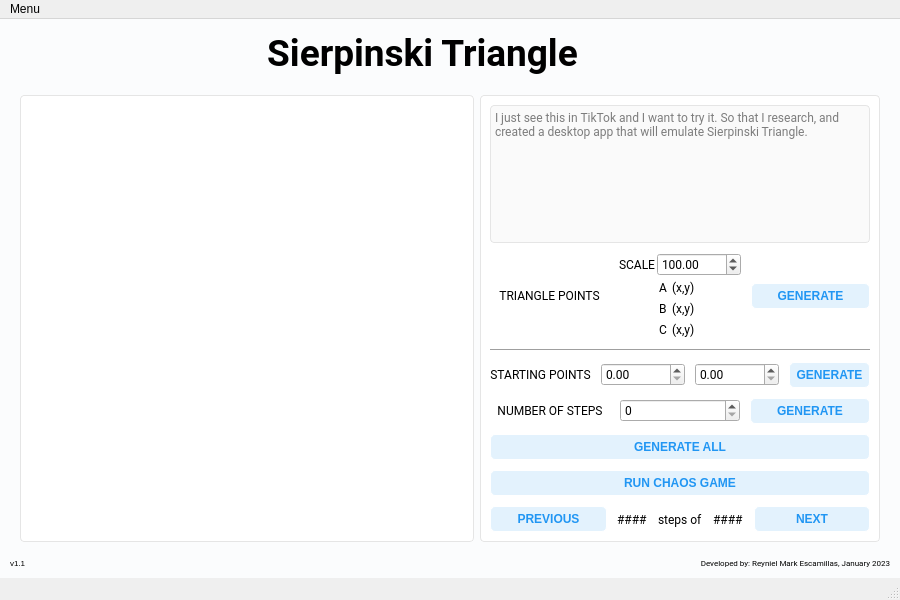
<?xml version="1.0" encoding="UTF-8"?>
<ui version="4.0">
 <class>MainWindow</class>
 <widget class="QMainWindow" name="MainWindow">
  <property name="geometry">
   <rect>
    <x>0</x>
    <y>0</y>
    <width>900</width>
    <height>600</height>
   </rect>
  </property>
  <property name="windowTitle">
   <string>MainWindow</string>
  </property>
  <widget class="QWidget" name="centralwidget">
   <property name="minimumSize">
    <size>
     <width>900</width>
     <height>0</height>
    </size>
   </property>
   <property name="styleSheet">
    <string notr="true">/**

MODERN UI

Blue-50    #E3F2FD
Blue-500  #2196F3

**/

/** DEFAULT BTN**/

QPushButton {
	border-radius:5%;
	padding:5%;
	font-weight:bold;
}

QPushButton  {

	color:#2196F3;
	background-color: #E3F2FD;
	border: 1px solid white;

}

QPushButton:pressed{

color: white;
background-color:#2196F3;
border: 1px solid #E3F2FD;

}</string>
   </property>
   <layout class="QVBoxLayout" name="verticalLayout" stretch="0">
    <property name="leftMargin">
     <number>0</number>
    </property>
    <property name="topMargin">
     <number>0</number>
    </property>
    <property name="rightMargin">
     <number>0</number>
    </property>
    <property name="bottomMargin">
     <number>0</number>
    </property>
    <item>
     <widget class="QWidget" name="main_widget" native="true">
      <property name="styleSheet">
       <string notr="true">QWidget#main_widget {
	 background-color: #FBFCFD
}
</string>
      </property>
      <layout class="QVBoxLayout" name="verticalLayout_4">
       <property name="leftMargin">
        <number>10</number>
       </property>
       <property name="topMargin">
        <number>10</number>
       </property>
       <property name="rightMargin">
        <number>10</number>
       </property>
       <property name="bottomMargin">
        <number>10</number>
       </property>
       <item>
        <layout class="QHBoxLayout" name="horizontalLayout_11">
         <property name="leftMargin">
          <number>0</number>
         </property>
         <property name="topMargin">
          <number>0</number>
         </property>
         <property name="rightMargin">
          <number>0</number>
         </property>
         <property name="bottomMargin">
          <number>0</number>
         </property>
         <item>
          <spacer name="horizontalSpacer_7">
           <property name="orientation">
            <enum>Qt::Horizontal</enum>
           </property>
           <property name="sizeHint" stdset="0">
            <size>
             <width>40</width>
             <height>20</height>
            </size>
           </property>
          </spacer>
         </item>
         <item>
          <widget class="QLabel" name="main_title">
           <property name="font">
            <font>
             <family>Roboto</family>
            </font>
           </property>
           <property name="text">
            <string>&lt;html&gt;&lt;head/&gt;&lt;body&gt;&lt;p align=&quot;center&quot;&gt;&lt;span style=&quot; font-size:28pt; font-weight:600;&quot;&gt;Sierpinski Triangle&lt;/span&gt;&lt;/p&gt;&lt;/body&gt;&lt;/html&gt;</string>
           </property>
          </widget>
         </item>
         <item>
          <widget class="QLabel" name="label_4">
           <property name="minimumSize">
            <size>
             <width>50</width>
             <height>50</height>
            </size>
           </property>
           <property name="maximumSize">
            <size>
             <width>50</width>
             <height>50</height>
            </size>
           </property>
           <property name="text">
            <string/>
           </property>
           <property name="pixmap">
            <pixmap>../images/Sierpinski_Triangle_Logo-nobg.png</pixmap>
           </property>
           <property name="scaledContents">
            <bool>true</bool>
           </property>
          </widget>
         </item>
         <item>
          <spacer name="horizontalSpacer_8">
           <property name="orientation">
            <enum>Qt::Horizontal</enum>
           </property>
           <property name="sizeHint" stdset="0">
            <size>
             <width>40</width>
             <height>20</height>
            </size>
           </property>
          </spacer>
         </item>
        </layout>
       </item>
       <item>
        <widget class="QWidget" name="widget" native="true">
         <property name="styleSheet">
          <string notr="true"/>
         </property>
         <layout class="QHBoxLayout" name="horizontalLayout" stretch="1,0">
          <property name="leftMargin">
           <number>10</number>
          </property>
          <property name="topMargin">
           <number>10</number>
          </property>
          <property name="rightMargin">
           <number>10</number>
          </property>
          <property name="bottomMargin">
           <number>10</number>
          </property>
          <item>
           <widget class="PlotWidget" name="graph_widget" native="true">
            <property name="minimumSize">
             <size>
              <width>400</width>
              <height>0</height>
             </size>
            </property>
            <property name="styleSheet">
             <string notr="true">QWidget#graph_widget {
     border: 1px solid #E5E5E5;
	border-radius: 4px;
	background-color: white
}

</string>
            </property>
           </widget>
          </item>
          <item>
           <widget class="QWidget" name="panel_widget" native="true">
            <property name="minimumSize">
             <size>
              <width>400</width>
              <height>0</height>
             </size>
            </property>
            <property name="styleSheet">
             <string notr="true">QWidget#panel_widget {

	 border: 1px solid #E5E5E5;
	border-radius: 4px;
	background-color: white
}
</string>
            </property>
            <layout class="QVBoxLayout" name="verticalLayout_2" stretch="1,0,0,0,0,0,0,0">
             <property name="spacing">
              <number>10</number>
             </property>
             <property name="leftMargin">
              <number>10</number>
             </property>
             <property name="topMargin">
              <number>10</number>
             </property>
             <property name="rightMargin">
              <number>10</number>
             </property>
             <property name="bottomMargin">
              <number>10</number>
             </property>
             <item>
              <widget class="QTextBrowser" name="status_browser">
               <property name="font">
                <font>
                 <family>Roboto</family>
                </font>
               </property>
               <property name="styleSheet">
                <string notr="true">QTextBrowser#status_browser{
border: 1px solid #E5E5E5;
	border-radius: 4px;
	background-color: #FAFAFA;
}</string>
               </property>
               <property name="placeholderText">
                <string>I just see this in TikTok and I want to try it. So that I research, and created a desktop app that will emulate Sierpinski Triangle.</string>
               </property>
              </widget>
             </item>
             <item>
              <layout class="QHBoxLayout" name="horizontalLayout_3" stretch="1,0,1">
               <item>
                <widget class="QLabel" name="label_5">
                 <property name="font">
                  <font>
                   <family>Roboto</family>
                  </font>
                 </property>
                 <property name="text">
                  <string>&lt;html&gt;&lt;head/&gt;&lt;body&gt;&lt;p align=&quot;center&quot;&gt;TRIANGLE POINTS&lt;/p&gt;&lt;/body&gt;&lt;/html&gt;</string>
                 </property>
                </widget>
               </item>
               <item>
                <layout class="QVBoxLayout" name="verticalLayout_3">
                 <property name="spacing">
                  <number>1</number>
                 </property>
                 <property name="topMargin">
                  <number>0</number>
                 </property>
                 <item>
                  <layout class="QHBoxLayout" name="horizontalLayout_8" stretch="0,1">
                   <property name="leftMargin">
                    <number>0</number>
                   </property>
                   <property name="topMargin">
                    <number>0</number>
                   </property>
                   <property name="rightMargin">
                    <number>0</number>
                   </property>
                   <property name="bottomMargin">
                    <number>0</number>
                   </property>
                   <item>
                    <widget class="QLabel" name="label">
                     <property name="font">
                      <font>
                       <family>Roboto</family>
                      </font>
                     </property>
                     <property name="text">
                      <string>SCALE</string>
                     </property>
                    </widget>
                   </item>
                   <item>
                    <widget class="QDoubleSpinBox" name="scale_num">
                     <property name="font">
                      <font>
                       <family>Roboto</family>
                      </font>
                     </property>
                     <property name="minimum">
                      <double>1.000000000000000</double>
                     </property>
                     <property name="maximum">
                      <double>1000000.000000000000000</double>
                     </property>
                     <property name="value">
                      <double>100.000000000000000</double>
                     </property>
                    </widget>
                   </item>
                  </layout>
                 </item>
                 <item>
                  <layout class="QHBoxLayout" name="horizontalLayout_6" stretch="0,0,1,0">
                   <property name="spacing">
                    <number>5</number>
                   </property>
                   <item>
                    <spacer name="horizontalSpacer">
                     <property name="orientation">
                      <enum>Qt::Horizontal</enum>
                     </property>
                     <property name="sizeHint" stdset="0">
                      <size>
                       <width>40</width>
                       <height>20</height>
                      </size>
                     </property>
                    </spacer>
                   </item>
                   <item>
                    <widget class="QLabel" name="label_6">
                     <property name="font">
                      <font>
                       <family>Roboto</family>
                      </font>
                     </property>
                     <property name="text">
                      <string>A</string>
                     </property>
                    </widget>
                   </item>
                   <item>
                    <widget class="QLabel" name="point_a">
                     <property name="font">
                      <font>
                       <family>Roboto</family>
                      </font>
                     </property>
                     <property name="text">
                      <string>(x,y)</string>
                     </property>
                    </widget>
                   </item>
                   <item>
                    <spacer name="horizontalSpacer_2">
                     <property name="orientation">
                      <enum>Qt::Horizontal</enum>
                     </property>
                     <property name="sizeHint" stdset="0">
                      <size>
                       <width>40</width>
                       <height>20</height>
                      </size>
                     </property>
                    </spacer>
                   </item>
                  </layout>
                 </item>
                 <item>
                  <layout class="QHBoxLayout" name="horizontalLayout_5" stretch="0,0,1,0">
                   <property name="spacing">
                    <number>5</number>
                   </property>
                   <item>
                    <spacer name="horizontalSpacer_3">
                     <property name="orientation">
                      <enum>Qt::Horizontal</enum>
                     </property>
                     <property name="sizeHint" stdset="0">
                      <size>
                       <width>40</width>
                       <height>20</height>
                      </size>
                     </property>
                    </spacer>
                   </item>
                   <item>
                    <widget class="QLabel" name="label_7">
                     <property name="font">
                      <font>
                       <family>Roboto</family>
                      </font>
                     </property>
                     <property name="text">
                      <string>B</string>
                     </property>
                    </widget>
                   </item>
                   <item>
                    <widget class="QLabel" name="point_b">
                     <property name="font">
                      <font>
                       <family>Roboto</family>
                      </font>
                     </property>
                     <property name="text">
                      <string>(x,y)</string>
                     </property>
                    </widget>
                   </item>
                   <item>
                    <spacer name="horizontalSpacer_4">
                     <property name="orientation">
                      <enum>Qt::Horizontal</enum>
                     </property>
                     <property name="sizeHint" stdset="0">
                      <size>
                       <width>40</width>
                       <height>20</height>
                      </size>
                     </property>
                    </spacer>
                   </item>
                  </layout>
                 </item>
                 <item>
                  <layout class="QHBoxLayout" name="horizontalLayout_4" stretch="0,0,1,0">
                   <property name="spacing">
                    <number>5</number>
                   </property>
                   <item>
                    <spacer name="horizontalSpacer_5">
                     <property name="orientation">
                      <enum>Qt::Horizontal</enum>
                     </property>
                     <property name="sizeHint" stdset="0">
                      <size>
                       <width>40</width>
                       <height>20</height>
                      </size>
                     </property>
                    </spacer>
                   </item>
                   <item>
                    <widget class="QLabel" name="label_8">
                     <property name="font">
                      <font>
                       <family>Roboto</family>
                      </font>
                     </property>
                     <property name="text">
                      <string>C</string>
                     </property>
                    </widget>
                   </item>
                   <item>
                    <widget class="QLabel" name="point_c">
                     <property name="font">
                      <font>
                       <family>Roboto</family>
                      </font>
                     </property>
                     <property name="text">
                      <string>(x,y)</string>
                     </property>
                    </widget>
                   </item>
                   <item>
                    <spacer name="horizontalSpacer_6">
                     <property name="orientation">
                      <enum>Qt::Horizontal</enum>
                     </property>
                     <property name="sizeHint" stdset="0">
                      <size>
                       <width>40</width>
                       <height>20</height>
                      </size>
                     </property>
                    </spacer>
                   </item>
                  </layout>
                 </item>
                </layout>
               </item>
               <item>
                <widget class="QPushButton" name="generate_triangle_btn">
                 <property name="font">
                  <font>
                   <weight>75</weight>
                   <bold>true</bold>
                  </font>
                 </property>
                 <property name="styleSheet">
                  <string notr="true"/>
                 </property>
                 <property name="text">
                  <string>GENERATE</string>
                 </property>
                </widget>
               </item>
              </layout>
             </item>
             <item>
              <widget class="Line" name="line">
               <property name="orientation">
                <enum>Qt::Horizontal</enum>
               </property>
              </widget>
             </item>
             <item>
              <layout class="QHBoxLayout" name="horizontalLayout_7" stretch="1,0,0,1">
               <item>
                <widget class="QLabel" name="label_9">
                 <property name="font">
                  <font>
                   <family>Roboto</family>
                  </font>
                 </property>
                 <property name="text">
                  <string>&lt;html&gt;&lt;head/&gt;&lt;body&gt;&lt;p align=&quot;center&quot;&gt;STARTING POINTS&lt;/p&gt;&lt;/body&gt;&lt;/html&gt;</string>
                 </property>
                </widget>
               </item>
               <item>
                <widget class="QDoubleSpinBox" name="point_s_x">
                 <property name="font">
                  <font>
                   <family>Roboto</family>
                  </font>
                 </property>
                 <property name="maximum">
                  <double>1000000.000000000000000</double>
                 </property>
                </widget>
               </item>
               <item>
                <widget class="QDoubleSpinBox" name="point_s_y">
                 <property name="font">
                  <font>
                   <family>Roboto</family>
                  </font>
                 </property>
                 <property name="maximum">
                  <double>1000000.000000000000000</double>
                 </property>
                </widget>
               </item>
               <item>
                <widget class="QPushButton" name="generate_starting_point_btn">
                 <property name="font">
                  <font>
                   <weight>75</weight>
                   <bold>true</bold>
                  </font>
                 </property>
                 <property name="text">
                  <string>GENERATE</string>
                 </property>
                </widget>
               </item>
              </layout>
             </item>
             <item>
              <layout class="QHBoxLayout" name="horizontalLayout_9">
               <item>
                <widget class="QLabel" name="label_11">
                 <property name="font">
                  <font>
                   <family>Roboto</family>
                  </font>
                 </property>
                 <property name="text">
                  <string>&lt;html&gt;&lt;head/&gt;&lt;body&gt;&lt;p align=&quot;center&quot;&gt;NUMBER OF STEPS&lt;/p&gt;&lt;/body&gt;&lt;/html&gt;</string>
                 </property>
                </widget>
               </item>
               <item>
                <widget class="QSpinBox" name="num_steps">
                 <property name="font">
                  <font>
                   <family>Roboto</family>
                  </font>
                 </property>
                 <property name="maximum">
                  <number>1000000</number>
                 </property>
                </widget>
               </item>
               <item>
                <widget class="QPushButton" name="generate_steps_btn">
                 <property name="font">
                  <font>
                   <weight>75</weight>
                   <bold>true</bold>
                  </font>
                 </property>
                 <property name="text">
                  <string>GENERATE</string>
                 </property>
                </widget>
               </item>
              </layout>
             </item>
             <item>
              <widget class="QPushButton" name="generate_all_btn">
               <property name="font">
                <font>
                 <weight>75</weight>
                 <bold>true</bold>
                </font>
               </property>
               <property name="text">
                <string>GENERATE ALL</string>
               </property>
              </widget>
             </item>
             <item>
              <widget class="QPushButton" name="run_chaos_btn">
               <property name="font">
                <font>
                 <weight>75</weight>
                 <bold>true</bold>
                </font>
               </property>
               <property name="text">
                <string>RUN CHAOS GAME</string>
               </property>
              </widget>
             </item>
             <item>
              <layout class="QHBoxLayout" name="horizontalLayout_2" stretch="1,0,0,0,1">
               <item>
                <widget class="QPushButton" name="prev_btn">
                 <property name="font">
                  <font>
                   <weight>75</weight>
                   <bold>true</bold>
                  </font>
                 </property>
                 <property name="text">
                  <string>PREVIOUS</string>
                 </property>
                </widget>
               </item>
               <item>
                <widget class="QLabel" name="step_at">
                 <property name="font">
                  <font>
                   <family>Roboto</family>
                  </font>
                 </property>
                 <property name="text">
                  <string>####</string>
                 </property>
                </widget>
               </item>
               <item>
                <widget class="QLabel" name="label_3">
                 <property name="font">
                  <font>
                   <family>Roboto</family>
                  </font>
                 </property>
                 <property name="text">
                  <string>steps of</string>
                 </property>
                </widget>
               </item>
               <item>
                <widget class="QLabel" name="step_all">
                 <property name="font">
                  <font>
                   <family>Roboto</family>
                  </font>
                 </property>
                 <property name="text">
                  <string>####</string>
                 </property>
                </widget>
               </item>
               <item>
                <widget class="QPushButton" name="next_btn">
                 <property name="font">
                  <font>
                   <weight>75</weight>
                   <bold>true</bold>
                  </font>
                 </property>
                 <property name="text">
                  <string>NEXT</string>
                 </property>
                </widget>
               </item>
              </layout>
             </item>
            </layout>
           </widget>
          </item>
         </layout>
        </widget>
       </item>
       <item>
        <layout class="QHBoxLayout" name="horizontalLayout_10">
         <property name="leftMargin">
          <number>0</number>
         </property>
         <property name="topMargin">
          <number>0</number>
         </property>
         <property name="rightMargin">
          <number>0</number>
         </property>
         <property name="bottomMargin">
          <number>0</number>
         </property>
         <item>
          <widget class="QLabel" name="version_label">
           <property name="text">
            <string>&lt;html&gt;&lt;head/&gt;&lt;body&gt;&lt;p&gt;&lt;span style=&quot; font-size:6pt;&quot;&gt;v1.1&lt;/span&gt;&lt;/p&gt;&lt;/body&gt;&lt;/html&gt;</string>
           </property>
          </widget>
         </item>
         <item>
          <widget class="QLabel" name="label_2">
           <property name="font">
            <font>
             <family>Roboto</family>
            </font>
           </property>
           <property name="text">
            <string>&lt;html&gt;&lt;head/&gt;&lt;body&gt;&lt;p align=&quot;right&quot;&gt;&lt;span style=&quot; font-size:6pt;&quot;&gt;Developed by: Reyniel Mark Escamillas, January 2023&lt;/span&gt;&lt;/p&gt;&lt;/body&gt;&lt;/html&gt;</string>
           </property>
          </widget>
         </item>
        </layout>
       </item>
      </layout>
     </widget>
    </item>
   </layout>
  </widget>
  <widget class="QMenuBar" name="menubar">
   <property name="geometry">
    <rect>
     <x>0</x>
     <y>0</y>
     <width>900</width>
     <height>18</height>
    </rect>
   </property>
   <widget class="QMenu" name="menuMenu">
    <property name="title">
     <string>Menu</string>
    </property>
    <addaction name="action_reset"/>
    <addaction name="action_generate_all"/>
    <addaction name="action_run_chaos"/>
    <addaction name="separator"/>
    <addaction name="action_export"/>
    <addaction name="action_import"/>
   </widget>
   <addaction name="menuMenu"/>
  </widget>
  <widget class="QStatusBar" name="statusbar"/>
  <action name="action_reset">
   <property name="text">
    <string>RESET</string>
   </property>
  </action>
  <action name="action_generate_all">
   <property name="text">
    <string>GENERATE ALL</string>
   </property>
  </action>
  <action name="action_run_chaos">
   <property name="text">
    <string>RUN CHAOS</string>
   </property>
  </action>
  <action name="action_export">
   <property name="text">
    <string>EXPORT</string>
   </property>
  </action>
  <action name="action_import">
   <property name="text">
    <string>IMPORT</string>
   </property>
  </action>
 </widget>
 <customwidgets>
  <customwidget>
   <class>PlotWidget</class>
   <extends>QWidget</extends>
   <header>pyqtgraph</header>
   <container>1</container>
  </customwidget>
 </customwidgets>
 <resources/>
 <connections/>
</ui>
